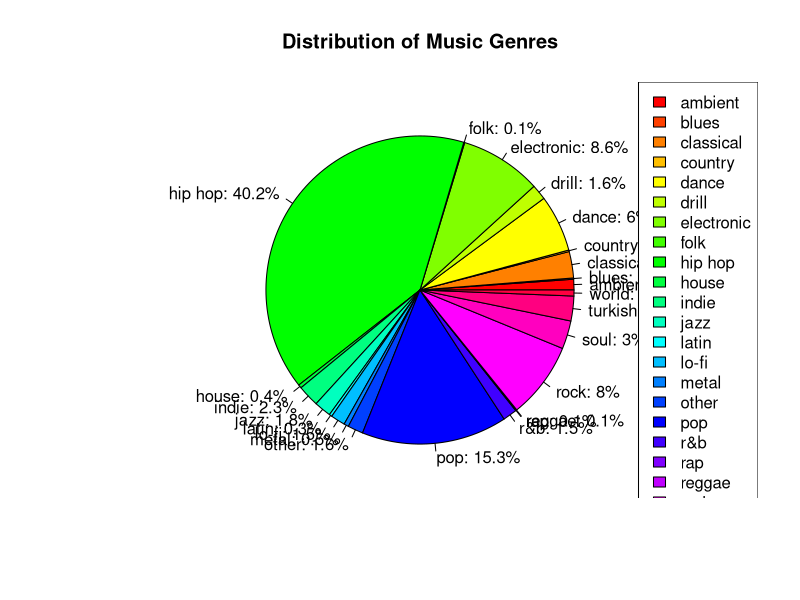

Write the R code that produced this figure. (Note: this script raises an error after producing the figure.)
## ----setup, include=FALSE-------------------------------------------------------------------------------------------------------
knitr::opts_chunk$set(echo = TRUE)


## -------------------------------------------------------------------------------------------------------------------------------
library(readxl)
#install.packages("dplyr")

library("dplyr")
df <- read_excel("./MusicList.xlsx")


head(df)


## ---- echo=FALSE----------------------------------------------------------------------------------------------------------------

genres <- c("ambient","hip hop", "pop", "rock", "country", "drill", "jazz", "turkish", "lo-fi", "classical", "blues", "reggae", "folk", "metal", "dance", "electronic", "indie", "soul", "latin", "world", "other", "r&b", "rap", "house")


for (i in 1:length(genres)) {
  df[grepl(genres[i], coalesce(df$`top genre`, "")), "top genre"] <- genres[i]
}

df



## -------------------------------------------------------------------------------------------------------------------------------
df[complete.cases(df[, "top genre"]), "top genre"][df[complete.cases(df[, "top genre"]), "top genre"] == "hip-hop"] <- "hip hop"
df[complete.cases(df[, "top genre"]), "top genre"][df[complete.cases(df[, "top genre"]), "top genre"] == "electro"] <- "electronic"
df[complete.cases(df[, "top genre"]), "top genre"][df[complete.cases(df[, "top genre"]), "top genre"] == "oyun havasi"] <- "turkish"
df[complete.cases(df[, "top genre"]), "top genre"][df[complete.cases(df[, "top genre"]), "top genre"] == "arabesk"] <- "turkish"
df[complete.cases(df[, "top genre"]), "top genre"][df[complete.cases(df[, "top genre"]), "top genre"] == "beatlesque"] <- "rock"
df[complete.cases(df[, "top genre"]), "top genre"][df[complete.cases(df[, "top genre"]), "top genre"] ==  "bass"] <- "electronic"
df[complete.cases(df[, "top genre"]), "top genre"][df[complete.cases(df[, "top genre"]), "top genre"] ==  "edm"] <- "electronic"
df[complete.cases(df[, "top genre"]), "top genre"][df[complete.cases(df[, "top genre"]), "top genre"] ==  "baglama"] <- "turkish"
df[complete.cases(df[, "top genre"]), "top genre"][df[complete.cases(df[, "top genre"]), "top genre"] ==  "dubstep"] <- "electronic"
df[complete.cases(df[, "top genre"]), "top genre"][df[complete.cases(df[, "top genre"]), "top genre"] ==  "japanese chillhop"] <- "lo-fi"
df[complete.cases(df[, "top genre"]), "top genre"][df[complete.cases(df[, "top genre"]), "top genre"] ==  "permanent wave"] <- "electronic"
df[complete.cases(df[, "top genre"]), "top genre"][df[complete.cases(df[, "top genre"]), "top genre"] ==  "plugg"] <- "rap"
df[complete.cases(df[, "top genre"]), "top genre"][df[complete.cases(df[, "top genre"]), "top genre"] ==  "electro swing"] <- "electronic"

df <- df[!is.na(df[,"top genre"]),]

df


## -------------------------------------------------------------------------------------------------------------------------------
subgenre_lists <- list(
    "ambient" = c("sleep", "focus", "melancholia", "binaural", "rain"),
    "hip hop" = c("bboy", "g funk", "boom bap", "rap"),
    "pop" = c("eurovision", "boy band", "lilith", "dreamo"),
    "rock" = c("dixieland", "new romantic", "big band", "british invasion", "late romantic era", "rare groove", "surf music", "australian garage punk"),
    "country" = c("alt z", "canadian psychedelic"),
    "drill" = c("grime", "drift phonk"),
    "jazz" = c("bebop"),
    "turkish" = c("azeri traditional", "ney"),
    "lo-fi" = c("chillhop", "chillwave", "calming instrumental", "background piano"),
    "classical" = c("orchestra", "baroque", "klezmer"),
    "folk" = c("irish singer-songwriter"),
    "metal" = c("digital hardcore"),
    "dance" = c("eurobeat", "super eurobeat", "vapor twitch", "tropical alternativo", "francoton", "cumbia", "funk carioca"),
    "electronic" = c("aussietronica","glitchbreak","hard bass","hi-nrg","electra","hardcore techno", "bass music", "avant-garde", "compositional ambient", "downtempo", "big beat", "atmospheric dnb", "deep dnb", "bubble trance", "weirdcore", "glitchcore", "background music", "brostep", "future bass", "complextro", "disco", "big room", "epicore", "drum and bass","dark clubbing"),
    "indie" = c("new french touch", "french shoegaze", "indie"),
    "soul" = c("adult standards", "motown", "mellow gold", "funk"),
    "latin" = c("bossa nova", "bossa nova cover", "tropical alternativo", "nu-cumbia", "cumbia", "afroswing"),
    "world" = c("chanson","balalaika", "israeli traditional", "musica santomense", "cuban alternative", "ccm", "afrofuturism", "afrofuturismo brasileiro"),
    "other" = c("french movie tunes", "escape room", "corrido", "comic", "mashup", "anime", "disney", "soundtrack", "shush","sound", "french movie tunes", "hopebeat", "background music", "german soundtrack", "destroy techno", "future funk", "basshall", "chillstep", "dream smp", "deep funk", "australian psych"),
    "r&b" = c("neo mellow", "chill baile"),
    "rap" = c("gqom", "j-idol")
)



for (genre in names(subgenre_lists)) {
  subgenres <- subgenre_lists[[genre]]
  for (subgenre in subgenres) {
    df[df[["top genre"]] == subgenre, "top genre"] <- genre
  }
}


## -------------------------------------------------------------------------------------------------------------------------------
head(df)


## -------------------------------------------------------------------------------------------------------------------------------
library(tidyverse)

# Create a table of genre counts
genre_count <- table(df$`top genre`)

# Create a pie chart
pie(genre_count, 
    main="Distribution of Music Genres", 
    col=rainbow(length(genre_count)),
    labels=paste(names(genre_count), ": ", round(100*genre_count/sum(genre_count),1), "%", sep=""))

# Add a legend
legend("topright", legend = names(genre_count), fill = rainbow(length(genre_count)))

knitr::purl("Ranalysis.Rmd")

